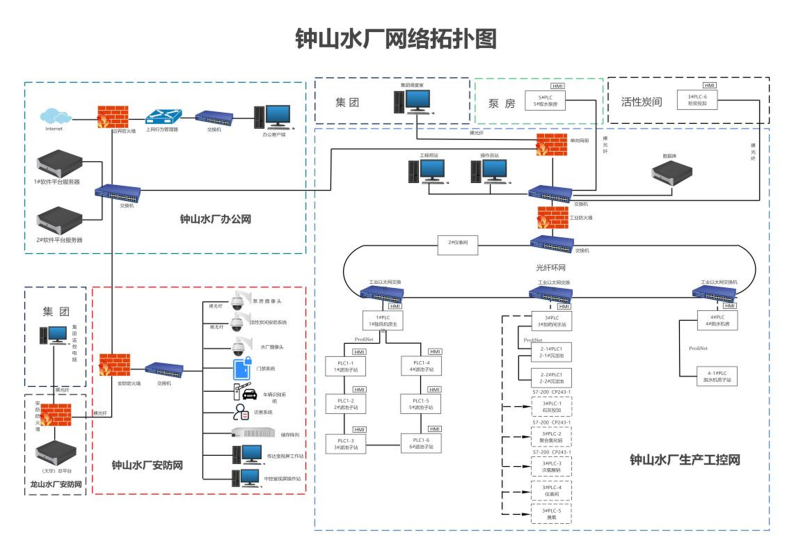
#> input picture dist/assets/zhongshan-water-plant.jpg, 2363 x 1630 px (shown at 1/3 size)
$ python -i detect_devices.py   (imports and definitions only)
#> lines starting #> are read from the running program, lines starting #| are printed output that depends on the picture; after the words box and inside, x2 and y2 are one past the last pixel; in counts of white or black regions, pixels touching at a corner belong together
"""Build visual device-box candidates for topology diagrams.

This baseline detector combines OCR labels with the blue/red device artwork
used by the demo diagrams.  It is intentionally an adapter boundary: a trained
YOLO detector can later replace ``colour_components`` without changing link
reconstruction or the topology schema.
"""

from __future__ import annotations

import argparse
import json
import math
import re
from pathlib import Path

import cv2
import numpy as np


TEXT_TYPES: tuple[tuple[re.Pattern[str], str], ...] = (
    (re.compile(r"防火墙"), "firewall"),
    (re.compile(r"工业以太网交换|交换机"), "switch"),
    (re.compile(r"工程师站"), "workstation"),
    (re.compile(r"操作站|HMI", re.IGNORECASE), "hmi"),
    (re.compile(r"PLC", re.IGNORECASE), "plc"),
    (re.compile(r"服务器|数据站"), "server"),
)


# [13 lines left out: functions infer_type, read_image, not called in this run]


def colour_components(image: np.ndarray) -> list[dict[str, object]]:
    """Find blue HMI/switch art and orange firewall art, excluding thin dashes."""
    hsv = cv2.cvtColor(image, cv2.COLOR_BGR2HSV)
    masks = {
        "blue": cv2.inRange(hsv, (90, 85, 35), (130, 255, 255)),
        "firewall": cv2.bitwise_or(
            cv2.inRange(hsv, (0, 105, 80), (22, 255, 255)),
            cv2.inRange(hsv, (170, 105, 80), (180, 255, 255)),
        ),
    }
    candidates: list[dict[str, object]] = []
    for kind, mask in masks.items():
        mask = cv2.morphologyEx(mask, cv2.MORPH_CLOSE, cv2.getStructuringElement(cv2.MORPH_RECT, (5, 5)))
        contours, _ = cv2.findContours(mask, cv2.RETR_EXTERNAL, cv2.CHAIN_APPROX_SIMPLE)
        for contour in contours:
            x, y, width, height = cv2.boundingRect(contour)
            area = width * height
            if area < 600 or width < 28 or height < 16:
                continue
            if kind == "firewall":
                device_type = "firewall"
            elif width / height >= 2.1:
                device_type = "switch"
            else:
                device_type = "hmi"
            candidates.append(
                {
                    "type": device_type,
                    "bbox": {"x": x, "y": y, "width": width, "height": height},
                    "confidence": 0.62,
                    "evidence": {"sources": ["detector"], "notes": ["colour-shape baseline detector"]},
                }
            )
    return candidates


def box_center(box: dict[str, float | int]) -> tuple[float, float]:
    return float(box["x"]) + float(box["width"]) / 2, float(box["y"]) + float(box["height"]) / 2


# [90 lines left out: functions distance_to_box, main, not called in this run]


# [2 lines not run here, left out]

>>> import cv2
>>> picture = cv2.imread('../dist/assets/zhongshan-water-plant.jpg')
#> picture is the input picture: shape (1630, 2363, 3); mean B, G, R 242, 241.5, 241.6
>>> result = colour_components(picture)
#> in colour_components, `hsv = cv2.cvtColor(image, cv2.COLOR_BGR2HSV)`: hsv: shape (1630, 2363, 3); mean H, S, V 14.8, 5.5, 243.8
#> the loop in colour_components, `for kind, mask in masks.items():` made 2 passes
#> kind on passes 1 to 2: 'blue', 'firewall'
#> pass 1, in colour_components, `mask = cv2.morphologyEx(mask, cv2.MORPH_CLOSE, cv2.getStructuringEleme..`:
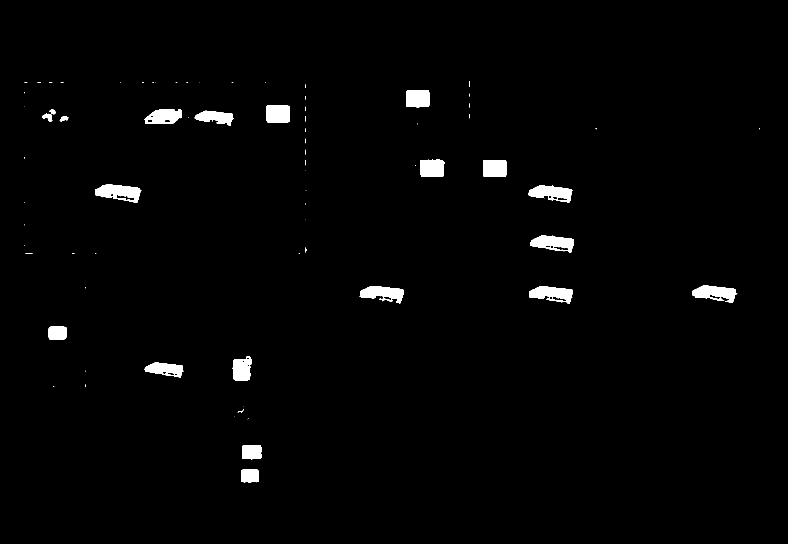
#> mask: shape (1630, 2363) (shown at 1/3 size); 1.6% white; 76 white regions (53 under 20 px), largest, box (x1, y1, x2, y2) and area: (285, 553, 425, 608) 4585, (2078, 856, 2212, 908) 4213, (1588, 858, 1717, 911) 4159
#> pass 2, in colour_components, `mask = cv2.morphologyEx(mask, cv2.MORPH_CLOSE, cv2.getStructuringEleme..`:
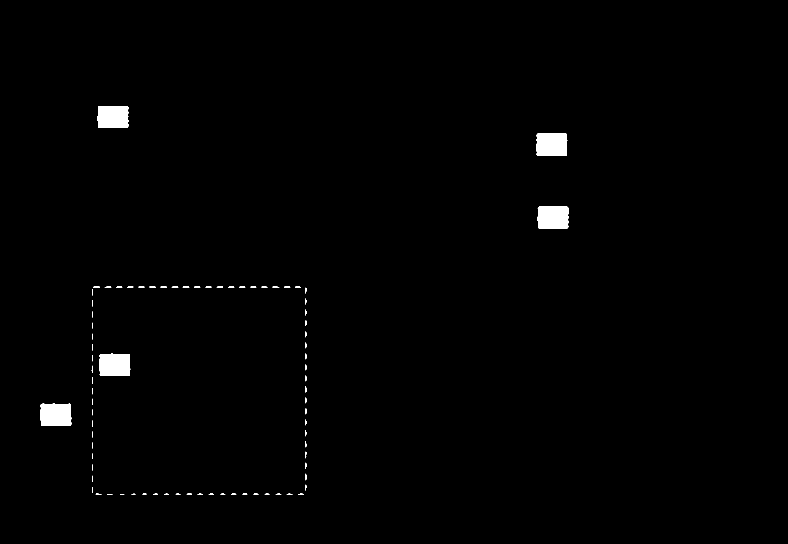
#> mask: shape (1630, 2363) (shown at 1/3 size); 0.85% white; 81 white regions (3 under 20 px), largest, box (x1, y1, x2, y2) and area: (1608, 401, 1702, 467) 5991, (291, 318, 385, 384) 5984, (120, 1210, 214, 1278) 5973
#> after the loop in colour_components, `for kind, mask in masks.items():`: candidates = 23 items
#> result = 23 items
